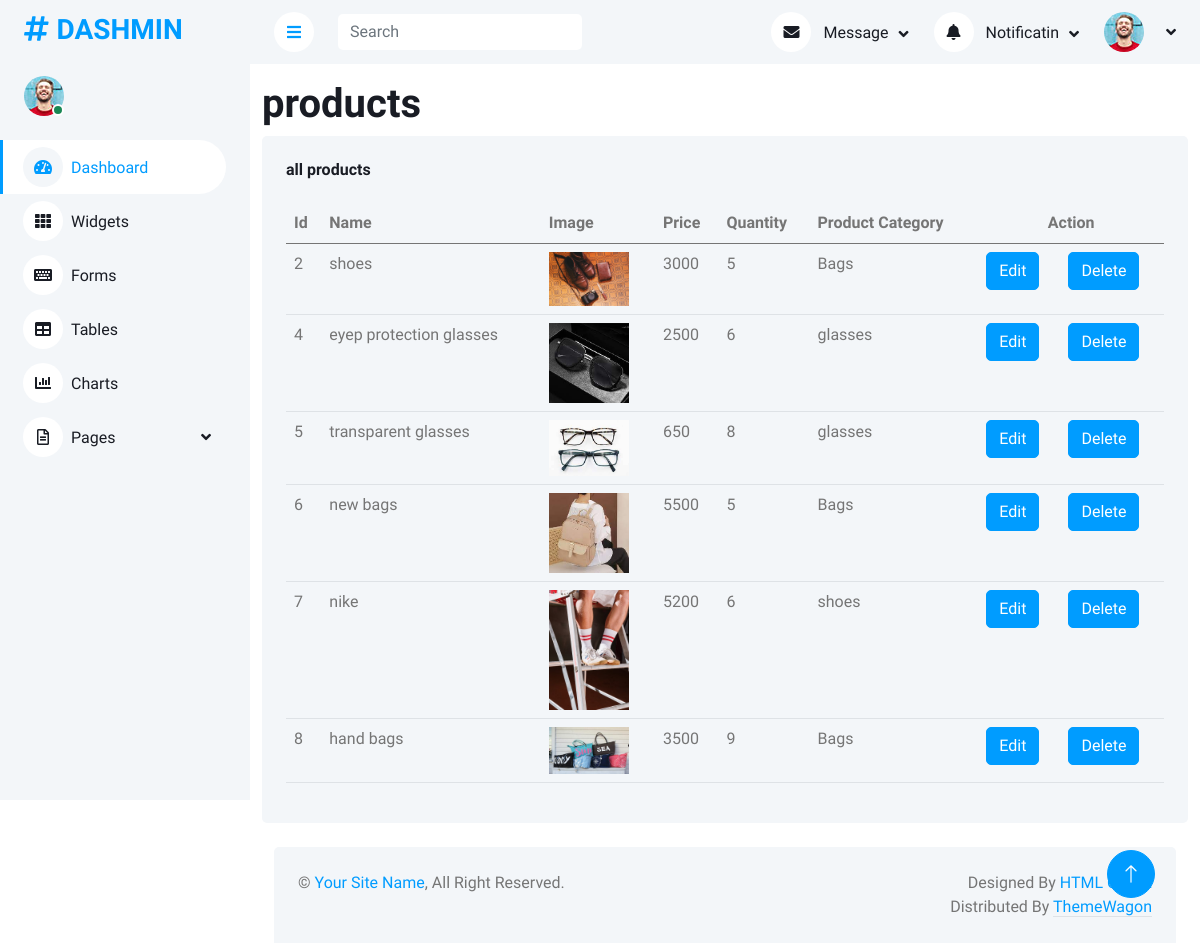
/viewproduct.php, run on the app's committed database.
### tables this page shows
CREATE TABLE `products` (
  `product_id` int(11) NOT NULL,
  `product_name` varchar(200) NOT NULL,
  `product_quantity` varchar(250) NOT NULL,
  `product_price` varchar(250) NOT NULL,
  `product_image` varchar(250) NOT NULL,
  `category_type` int(11) DEFAULT NULL
);

CREATE TABLE `category` (
  `id` int(11) NOT NULL,
  `cat_name` varchar(250) NOT NULL,
  `cat_image` varchar(250) NOT NULL
);

### viewproduct.php (the view)
<?php
include("header.php");
?>
<div class="container mt-3">
    <h1>products</h1>
    <div class="bg-light rounded h-100 p-4">
        <h6 class="mb-4">all products</h6>
        <table class="table">
            <thead>
                <tr>
                    <th scope="col">Id</th>
                    <th scope="col"> Name </th>
                    <th scope="col">Image</th>
                    <th scope="col">Price</th>
                    <th scope="col">Quantity</th>
                    <th scope="col">Product Category</th>
                    <th scope="col" class="text-center" colspan="2">Action</th>
                </tr>
            </thead>
            <tbody>
                <?php
                $query = $pdo->query("SELECT `products`.*, `category`.`cat_name`
FROM `products`
	INNER JOIN `category` ON `products`.`category_type` = `category`.`id`;");
    $row = $query->fetchAll(PDO::FETCH_ASSOC);
    foreach($row as $proAll){
        ?>
                <tr>
                    <td><?php echo $proAll['product_id']?></td>
                    <td><?php echo $proAll['product_name']?></td>
                    <td><img src="img/product/<?php echo $proAll['product_image']?>" width="80" alt=""></td>
                    <td><?php echo $proAll['product_price']?></td>
                    <td><?php echo $proAll['product_quantity']?></td>
                    <td><?php echo $proAll['cat_name']?></td>
                    <td><a href="updateproduct.php?pId=<?php echo $proAll['product_id']?>"
                            class="btn btn-primary">Edit</a></td>
                    <td><a href="?deletePro=<?php echo $proAll['product_id']?>" class="btn btn-primary">Delete</a></td>
                </tr>
                <?php
    }
                ?>
            </tbody>
        </table>
    </div>
</div>
<?php
include("footer.php");
?>

### css/style.css (style rules this page uses)
:root { --primary: #009CFF; --light: #F3F6F9; --dark: #191C24; }
.btn { transition: .5s; }
.btn.btn-primary { color: #FFFFFF; }

### data on the page
products: product_id "2", product_name "shoes", product_image (picture), product_price "3000", product_quantity "5", category_type.cat_name "Bags"
products: product_id "4", product_name "eyep protection glasses", product_image (picture), product_price "2500", product_quantity "6", category_type.cat_name "glasses"
products: product_id "5", product_name "transparent glasses", product_image (picture), product_price "650", product_quantity "8", category_type.cat_name "glasses"
products: product_id "6", product_name "new bags", product_image (picture), product_price "5500", product_quantity "5", category_type.cat_name "Bags"
products: product_id "7", product_name "nike", product_image (picture), product_price "5200", product_quantity "6", category_type.cat_name "shoes"
products: product_id "8", product_name "hand bags", product_image (picture), product_price "3500", product_quantity "9", category_type.cat_name "Bags"
